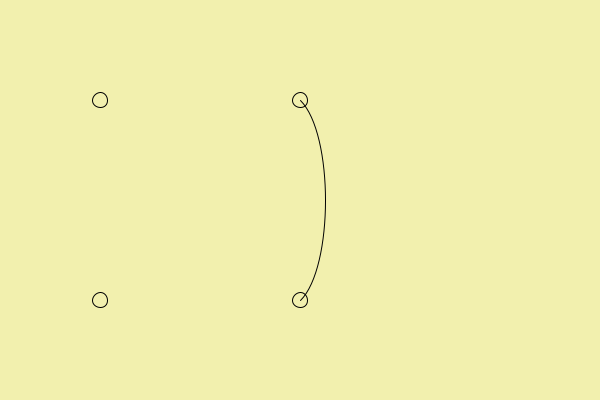
Frame 1 (no input)
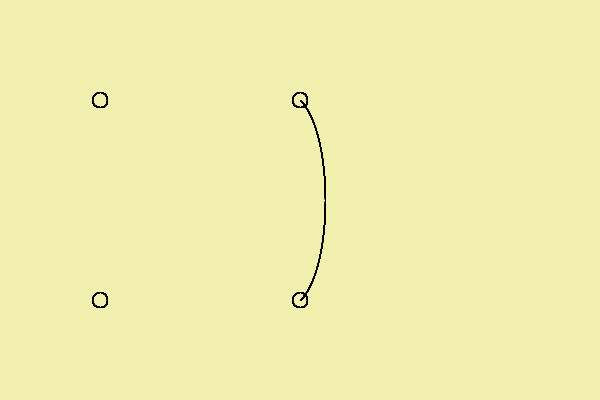
Frame 60 (the mouse pressed at the canvas centre just before this capture)
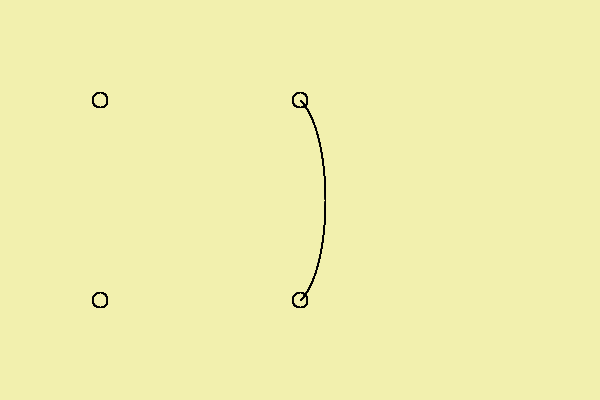
Frame 120 (the mouse held since frame 60 and released just before this capture)

The Processing sketch that drew these frames (run headless with seeded random() and noise(); from frame 60 on, the mouse is pressed at the canvas centre):

// Processing sketch: cmcurves3
// ── cmcurves3.pde
void setup() {
   size(600, 400);
   background(242, 240, 174);
   noFill();
}

float [] Xp = { 100, 300, 300, 100 };
float [] Yp = { 100, 100, 300, 300 };

void draw() {
   for (int i=0; i<4; i++) {
      ellipse(Xp[i], Yp[i], 15, 15);
   }
   curve(Xp[0], Yp[0], Xp[1], Yp[1], Xp[2], Yp[2], Xp[3], Yp[3]);
}
